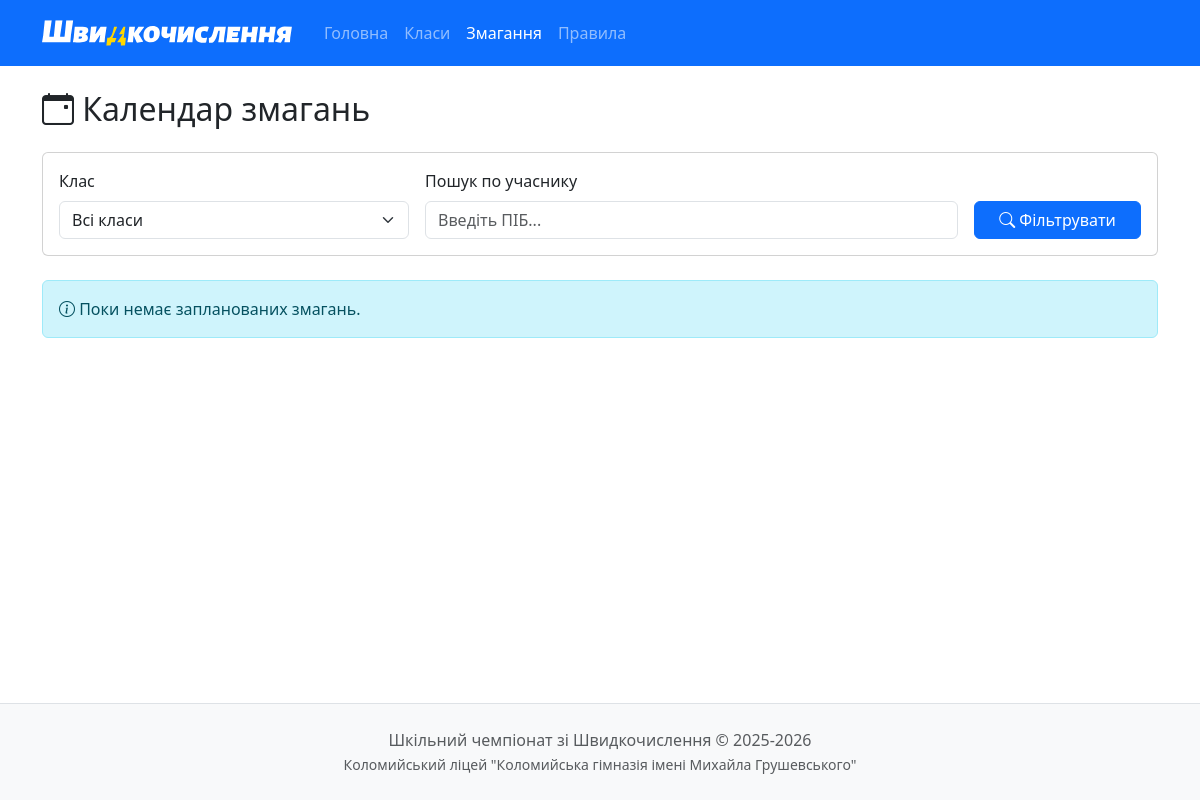
Page /matches on the earlier database version.
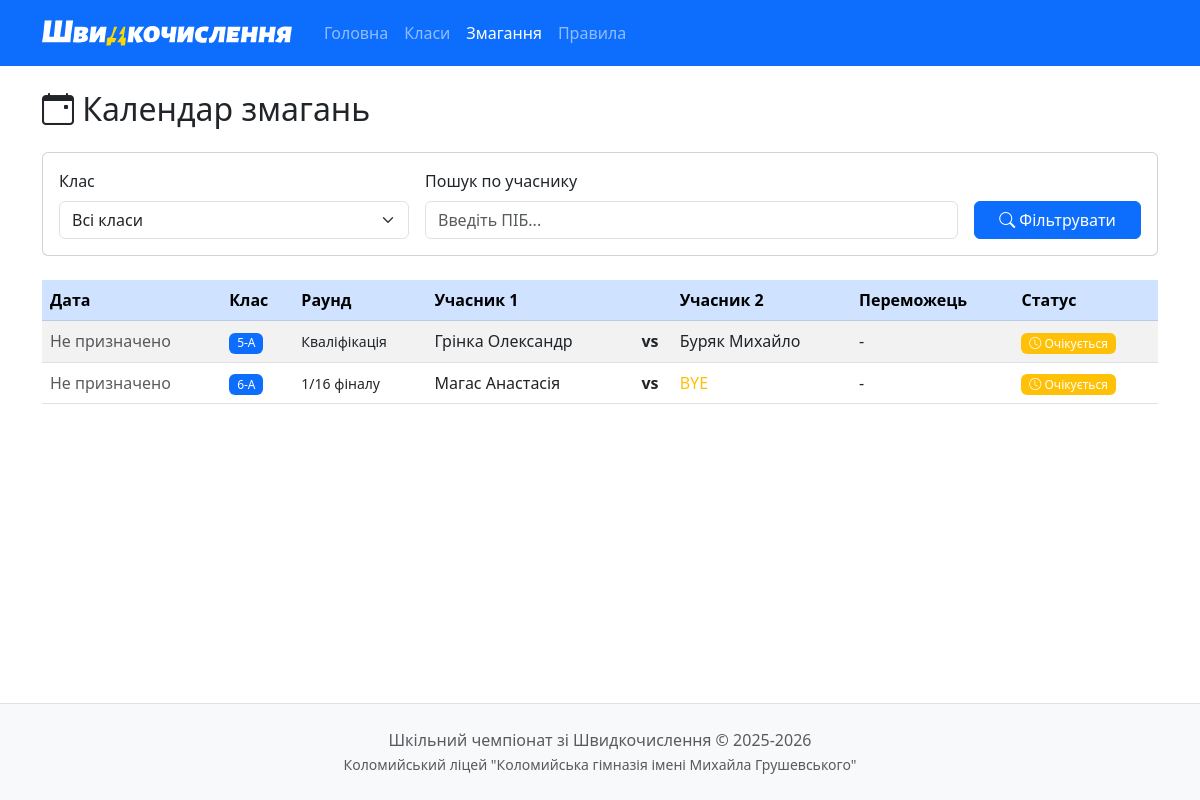
Same page on the later database version.
### models.py (models this page shows, shortened)
class Match(db.Model):
    id = db.Column(db.Integer, primary_key=True)
    student1_id = db.Column(db.Integer, db.ForeignKey('student.id'), nullable=True)  # ✅ ВИПРАВЛЕНО
    student2_id = db.Column(db.Integer, db.ForeignKey('student.id'), nullable=True)
    class_name = db.Column(db.String(10), nullable=False)
    round_number = db.Column(db.Integer, nullable=False)
    match_number = db.Column(db.Integer, nullable=False)
    winner_id = db.Column(db.Integer, db.ForeignKey('student.id'), nullable=True)
    winner = db.relationship('Student', foreign_keys=[winner_id], backref='wins')
    scheduled_date = db.Column(db.DateTime, nullable=True)
    completed_date = db.Column(db.DateTime, nullable=True)
    is_completed = db.Column(db.Boolean, default=False)
    score1 = db.Column(db.Integer)
    score2 = db.Column(db.Integer)
    notes = db.Column(db.Text)
    @property
    def round_name(self):
        if self.round_number == 0:
            return "Кваліфікація"
        round_names = {
            1: "1/16 фіналу",
            2: "1/8 фіналу",
            3: "1/4 фіналу",
            4: "1/2 фіналу (Півфінал)",
            5: "Фінал",
            6: "За 3-є місце"
        }
        return round_names.get(self.round_number, f"Раунд {self.round_number}")

class Student(db.Model):
    id = db.Column(db.Integer, primary_key=True)
    first_name = db.Column(db.String(50), nullable=False)
    last_name = db.Column(db.String(50), nullable=False)
    patronymic = db.Column(db.String(50))
    class_name = db.Column(db.String(10), nullable=False)
    seed = db.Column(db.Integer)
    rating = db.Column(db.Float, default=0.0)  # Змінено на Float для 10.5 тощо
    has_bye = db.Column(db.Boolean, default=False)
    home_matches = db.relationship('Match', foreign_keys='Match.student1_id', backref='student1', lazy=True)
    away_matches = db.relationship('Match', foreign_keys='Match.student2_id', backref='student2', lazy=True)
    @property
    def full_name(self):
        return f"{self.last_name} {self.first_name} {self.patronymic or ''}".strip()

### app.py (the view, shortened to what this page needs)
@app.route('/matches')
def matches():
    class_filter = request.args.get('class', '')
    name_filter = request.args.get('name', '')
    query = Match.query
    if class_filter:
        query = query.filter_by(class_name=class_filter)
    matches_list = query.order_by(Match.scheduled_date.desc(), Match.round_number, Match.match_number).all()
    classes_list = db.session.query(Student.class_name).distinct().order_by(Student.class_name).all()
    classes_list = [c[0] for c in classes_list]
    return render_template('matches.html',
                         matches=matches_list,
                         classes=classes_list,
                         class_filter=class_filter,
                         name_filter=name_filter)

### templates/matches.html (shortened to what this page needs)
{% extends "base.html" %}
{% block content %}
<div class="row">
    <div class="col-md-12">
        <h2 class="mb-4"><i class="bi bi-calendar-event"></i> Календар змагань</h2>
        <div class="card mb-4">
            <div class="card-body">
                <form method="GET" class="row g-3">
                    <div class="col-md-4">
                        <label class="form-label">Клас</label>
                        <select name="class" class="form-select">
                            <option value="">Всі класи</option>
                        </select>
                    </div>
                    <div class="col-md-6">
                        <label class="form-label">Пошук по учаснику</label>
                        <input type="text" name="name" class="form-control"
                               placeholder="Введіть ПІБ..." value="{{ name_filter }}">
                    </div>
                    <div class="col-md-2 d-flex align-items-end">
                        <button type="submit" class="btn btn-primary w-100">
                            <i class="bi bi-search"></i> Фільтрувати
                        </button>
                    </div>
                </form>
            </div>
        </div>
        {% if matches %}
        <div class="table-responsive">
            <table class="table table-striped table-hover">
                <thead class="table-primary">
                    <tr>
                        <th>Дата</th>
                        <th>Клас</th>
                        <th>Раунд</th>
                        <th>Учасник 1</th>
                        <th></th>
                        <th>Учасник 2</th>
                        <th>Переможець</th>
                        <th>Статус</th>
                    </tr>
                </thead>
                <tbody>
                    {% for match in matches %}
                    <tr {% if match.is_completed %}class="table-success"{% endif %}>
                        <td>
                            {% if match.scheduled_date %}
                                {{ match.scheduled_date.strftime('%d.%m %H:%M') }}
                            {% else %}
                                <span class="text-muted">Не призначено</span>
                            {% endif %}
                        </td>
                        <td>
                            <a href="{{ url_for('bracket', class_name=match.class_name) }}"
                               class="badge bg-primary text-decoration-none">
                                {{ match.class_name }}
                            </a>
                        </td>
                        <td><small>{{ match.round_name }}</small></td>
                        <td>
                            {% if match.student1 %}
                                {{ match.student1.full_name }}
                            {% else %}
                                <span class="text-muted">TBD</span>
                            {% endif %}
                        </td>
                        <td class="text-center"><strong>vs</strong></td>
                        <td>
                            {% if match.student2 %}
                                {{ match.student2.full_name }}
                            {% elif match.student2_id is none and match.student1 %}
                                <span class="text-warning">BYE</span>
                            {% else %}
                                <span class="text-muted">TBD</span>
                            {% endif %}
                        </td>
                        <td>
                            {% if match.winner %}
                                <span class="badge bg-success">
                                    <i class="bi bi-trophy"></i> {{ match.winner.last_name }} {{ match.winner.first_name[0] }}.
                                </span>
                            {% else %}
                                -
                            {% endif %}
                        </td>
                        <td>
                            {% if match.is_completed %}
                                <span class="badge bg-success">
                                    <i class="bi bi-check-circle"></i> Завершено
                                </span>
                            {% else %}
                                <span class="badge bg-warning">
                                    <i class="bi bi-clock"></i> Очікується
                                </span>
                            {% endif %}
                        </td>
                    </tr>
                    {% endfor %}
                </tbody>
            </table>
        </div>
        {% else %}
        <div class="alert alert-info">
            <i class="bi bi-info-circle"></i>
            {% if class_filter or name_filter %}
                За вашим запитом нічого не знайдено.
            {% else %}
                Поки немає запланованих змагань.
            {% endif %}
        </div>
        {% endif %}
    </div>
</div>
{% endblock %}

### templates/base.html (shortened to what this page needs)
<!DOCTYPE html>
<html lang="uk">
<head>
    <link href="https://cdn.jsdelivr.net/npm/bootstrap@5.3.0/dist/css/bootstrap.min.css" rel="stylesheet">
    <link rel="stylesheet" href="https://cdn.jsdelivr.net/npm/bootstrap-icons@1.11.0/font/bootstrap-icons.css">
    <link rel="stylesheet" href="{{ url_for('static', filename='css/style.css') }}">
</head>
<body>
    <nav class="navbar navbar-expand-lg navbar-dark bg-primary">
        <div class="container">
            <a class="navbar-brand d-flex align-items-center" href="{{ url_for('index') }}">
                <img src="{{ url_for('static', filename='images/horizontal - white+.svg') }}"
                    alt="Швидкочислення"
                    height="40"
                    class="me-2"
                    width="250px">
            </a>
            <div class="collapse navbar-collapse" id="navbarNav">
                <ul class="navbar-nav me-auto">
                    <li class="nav-item">
                        <a class="nav-link {% if request.endpoint == 'index' %}active{% endif %}"
                           href="{{ url_for('index') }}">Головна</a>
                    </li>
                    <li class="nav-item">
                        <a class="nav-link {% if request.endpoint == 'classes' %}active{% endif %}"
                           href="{{ url_for('classes') }}">Класи</a>
                    </li>
                    <li class="nav-item">
                        <a class="nav-link {% if request.endpoint == 'matches' %}active{% endif %}"
                           href="{{ url_for('matches') }}">Змагання</a>
                    </li>
                    <li class="nav-item">
                        <a class="nav-link {% if request.endpoint == 'rules' %}active{% endif %}"
                        href="{{ url_for('rules') }}">Правила</a>
                    </li>
                </ul>
            </div>
        </div>
    </nav>
    <main class="container my-4">
        {% block content %}{% endblock %}
    </main>
    <footer class="bg-light py-4 mt-5">
        <div class="container text-center text-muted">
            <p class="mb-0">Шкільний чемпіонат зі Швидкочислення &copy; 2025-2026</p>
            <small>Коломийський ліцей "Коломийська гімназія імені Михайла Грушевського"</small>
        </div>
    </footer>
</body>
</html>

### static/css/style.css (style rules this page uses)
body { min-height: 100vh; display: flex; flex-direction: column; }
main { flex: 1; }
.navbar-brand { font-weight: bold; font-size: 1.3rem; }
.card { transition: transform 0.2s, box-shadow 0.2s; }
.badge { font-weight: 500; }
.card, .alert { animation: fadeIn 0.3s ease-out; }
footer { margin-top: auto; border-top: 1px solid #dee2e6; }
.btn { transition: all 0.2s; }

Differences in the rows shown:
added Match: shows "Не призначено", class_name "5-А", round_name "Кваліфікація", student1.full_name "Грінка Олександр", student2.full_name "Буряк Михайло", is_completed False (drawn)
added Match: shows "Не призначено", class_name "6-А", round_name "1/16 фіналу", student1.full_name "Магас Анастасія", shows "BYE", is_completed False (drawn)
Other differences:
text no longer shown: "Поки немає запланованих змагань."
text now shown: "Дата Клас Раунд Учасник 1 Учасник 2 Переможець Статус"
